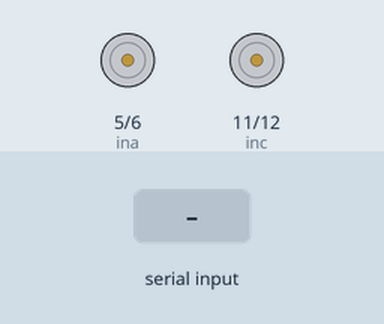
A sketch run on a simulated Arduino Uno, built with avr-gcc and run on an emulated ATmega328P. Shown: motor-driver pin pairs drawn as motors (green arrow = first pin HIGH = forward, orange = second pin HIGH = backward, longer = more drive, scaled by the enable pin). The test bench sets the inputs (shaded band).

Above: at 1.2 s.
1.3 s: "F" received over Serial
At 2.6 s:
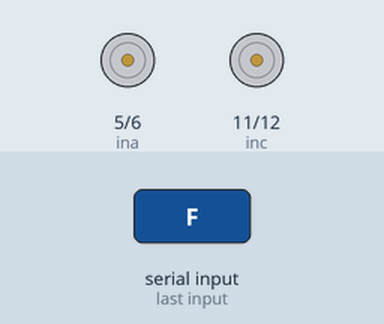
2.9 s: byte 54 ('6') received over Serial
4.4 s: "B" received over Serial
At 5.0 s:
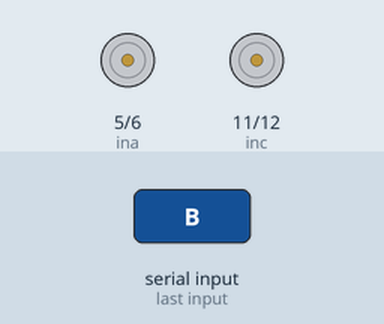
5.9 s: "R" received over Serial
At 7.1 s:
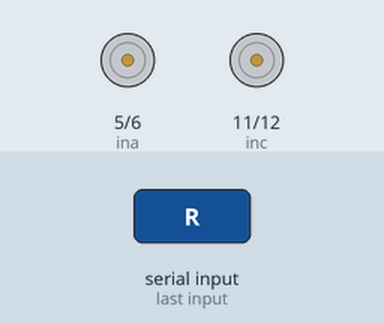
7.4 s: "L" received over Serial
At 8.4 s:
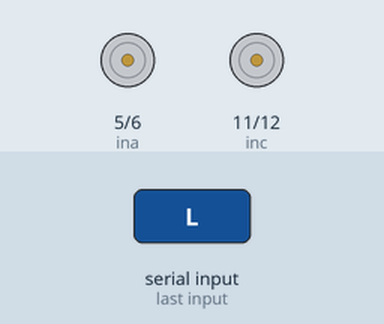
8.9 s: "S" received over Serial
Timing chart, 0 to 11.4 s (numbered marks = the images above; inputs shaded):
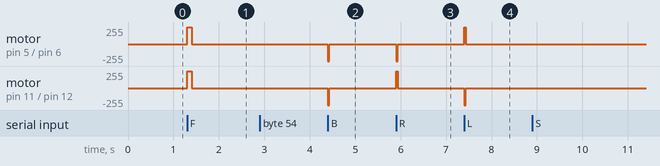

Measured:
- after the input at 1.3 s, motor on pin 5 (ina) / pin 6 (inb), motor on pin 11 (inc) / pin 12 (ind): stopped → forward 255/255 at once, → stopped 0.10 s later
- after the input at 4.4 s, motor on pin 5 (ina) / pin 6 (inb), motor on pin 11 (inc) / pin 12 (ind): stopped → backward 255/255 at once, → stopped 0.03 s later
- after the input at 5.9 s, motor on pin 5 (ina) / pin 6 (inb): stopped → backward 255/255 at once, → stopped 0.03 s later; motor on pin 11 (inc) / pin 12 (ind): stopped → forward 255/255 at once, → stopped 0.03 s later
- after the input at 7.4 s, motor on pin 5 (ina) / pin 6 (inb): stopped → forward 255/255 at once, → stopped 0.03 s later; motor on pin 11 (inc) / pin 12 (ind): stopped → backward 255/255 at once, → stopped 0.03 s later

The sketch:

Robo_Soccer_Linkon.ino
```cpp
int ena=7,ina=5,inb=6;//ina,inb right
int enb=13,inc=11,ind=12;//inc,ind left
char command;            //Int to store app command state.
int speedCar = 250;
int d_delay=100;

void setup() {


  // put your setup code here, to run once:
   pinMode(ena,OUTPUT);
  pinMode(ina,OUTPUT);
  pinMode(inb,OUTPUT);

  pinMode(enb,OUTPUT);
  pinMode(inc,OUTPUT);
  pinMode(ind,OUTPUT);


  Serial.begin(9600);

}


void forward(){

     digitalWrite(ina,HIGH);
     digitalWrite(inb,LOW);
     analogWrite(ena, speedCar);

    digitalWrite(inc,HIGH);
    digitalWrite(ind,LOW);
    analogWrite(enb, speedCar);

    delay(d_delay);
    analogWrite(ena, 0);
    analogWrite(enb, 0);
  }
  void backward(){

    digitalWrite(ina,LOW);
    digitalWrite(inb,HIGH);
    analogWrite(ena, speedCar);

    digitalWrite(inc,LOW);
    digitalWrite(ind,HIGH);
    analogWrite(enb, speedCar);

    delay(d_delay);
    analogWrite(ena, 0);
    analogWrite(enb, 0);

  }
   void right(){

    digitalWrite(ina,LOW);
    digitalWrite(inb,HIGH);
    analogWrite(ena, speedCar);

    digitalWrite(inc,HIGH);
    digitalWrite(ind,LOW);
    analogWrite(enb, speedCar);
    delay(d_delay);
    analogWrite(ena, 0);
    analogWrite(enb, 0);
  }
    void left(){
   digitalWrite(ina,HIGH);
    digitalWrite(inb,LOW);
    analogWrite(ena, speedCar);

    digitalWrite(inc,LOW);
    digitalWrite(ind,HIGH);
    analogWrite(enb, speedCar);


    delay(d_delay);
    analogWrite(ena, 0);
    analogWrite(enb, 0);

  }
  void stopcar(){
    digitalWrite(ina,LOW);
    digitalWrite(inb,LOW);
    analogWrite(ena, speedCar);

    digitalWrite(inc,LOW);
    digitalWrite(ind,LOW);
    analogWrite(enb, speedCar);
    }
//    void Run()
//    {
//     digitalWrite(ina,HIGH);
//     digitalWrite(inb,LOW);
//     analogWrite(ena, speedCar);
//
//    digitalWrite(inc,HIGH);
//    digitalWrite(ind,LOW);
//    analogWrite(enb, speedCar);
//    }

    void Rotate(){
    digitalWrite(ina,HIGH);
    digitalWrite(inb,LOW);
    analogWrite(ena, speedCar);

    digitalWrite(inc,LOW);
    digitalWrite(ind,HIGH);
    analogWrite(enb, speedCar);
  }
void loop(){


if (Serial.available() > 0) {
  command = Serial.read();
  stopcar();      //Initialize with motors stopped.

switch (command) {
case 'F':forward();break;
case 'B':backward();break;
case 'R':right();break;
case 'L':left();break;

case 'S':stopcar();break;
case 'G':Rotate();break;
//case 'U':Servo_Up();break;
//case 'D':Servo_Down();break;
//case 'O':Servo_Open();break;
//case 'C':Servo_Close();break;
case '1':speedCar = 250 ;break;
//case '2':speedCar = 160;break;
case '3':speedCar = 200;break;
case '4':d_delay=20;break;
case '5':d_delay=40;break;
case '6':d_delay=30;break;

}
}
}

////Robo_Soccer_Leading_Uni_Carnival
```
